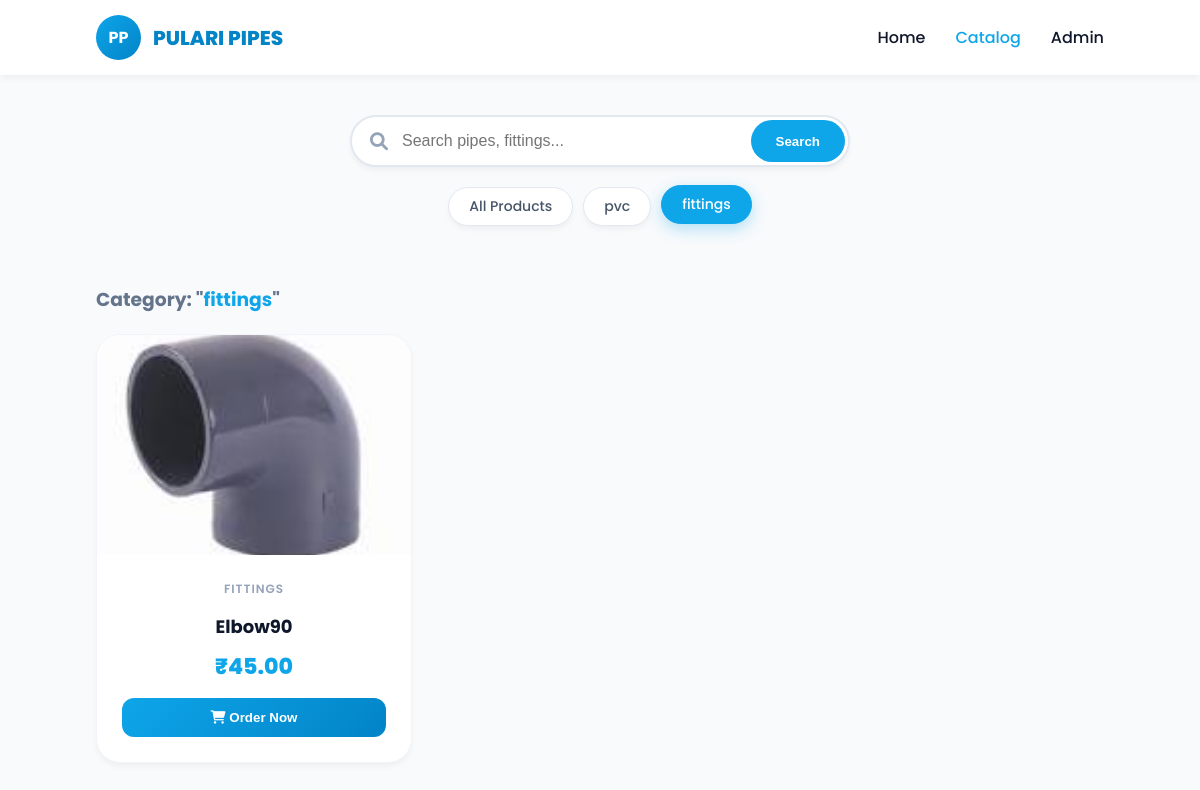
/product_page/?category=fittings, run on the app's committed database.
### products/models.py (models this page shows, shortened)
class Product(models.Model):
    name = models.CharField(max_length=255) # Pipe Name
    category = models.CharField(max_length=100) # PVC, CPVC, etc.
    price = models.DecimalField(max_digits=10, decimal_places=2)
    stock = models.IntegerField()
    description = models.TextField()
    image = models.ImageField(upload_to='pipes_images/') # Image store panna

### products/views.py (the view)
# urls.py: path('product_page/', views.product_page, name='product_page'),
def product_page(request):
    items = Product.objects.all()
    categories = Product.objects.values_list('category', flat=True).distinct()
    query = request.GET.get('q')
    if query:
        items = items.filter(name__icontains=query)
    category_filter = request.GET.get('category')
    if category_filter and category_filter != 'All':
        items = items.filter(category=category_filter)
    context = {
        'items': items,
        'categories': categories,
        'active_category': category_filter,
        'search_query': query
    }
    return render(request, 'product_page.html', context)

### templates/product_page.html (shortened to what this page needs)
{% load static %}
<!DOCTYPE html>
<html lang="en">
<head>
  <link rel="stylesheet" href="https://cdnjs.cloudflare.com/ajax/libs/font-awesome/6.0.0/css/all.min.css">
</head>
<body>
  <nav>
    <div class="logo-area">
      <div class="logo-circle">PP</div>
      <h2>PULARI PIPES</h2>
    </div>
    <ul>
      <li><a href="{% url 'home' %}">Home</a></li>
      <li><a href="#" style="color:var(--primary)">Catalog</a></li>
      <li><a href="/admin/">Admin</a></li>
    </ul>
  </nav>
  <div class="filter-container">
    <form class="search-box" method="GET" action="">
        <i class="fa-solid fa-search"></i>
        <input type="text" name="q" placeholder="Search pipes, fittings..." value="{{ search_query|default:'' }}">
        <button type="submit">Search</button>
    </form>
    <div class="category-filters">
        <a href="{% url 'product_page' %}" class="cat-btn {% if not active_category %}active{% endif %}">
            All Products
        </a>
        {% for cat in categories %}
            <a href="?category={{ cat }}" class="cat-btn {% if active_category == cat %}active{% endif %}">
                {{ cat }}
            </a>
        {% endfor %}
    </div>
  </div>
  <main class="catalog-section">
    <h3 style="margin-bottom: 20px; color: #64748b;">
        {% if search_query %}
            Search results for: "<span style="color:var(--primary)">{{ search_query }}</span>"
        {% elif active_category %}
            Category: "<span style="color:var(--primary)">{{ active_category }}</span>"
        {% else %}
            All Available Items
        {% endif %}
    </h3>
    <div class="product-grid">
      {% for item in items %}
      <div class="p-card">
        <div class="img-box">
            {% if item.image %}
                <img src="{{ item.image.url }}" alt="{{ item.name }}">
            {% else %}
                <div style="color:#ccc; font-size:40px;"><i class="fa-solid fa-image"></i></div>
            {% endif %}
        </div>
        <div class="card-info">
          <span style="font-size:12px; color:#94a3b8; text-transform:uppercase; letter-spacing:1px; font-weight:600; margin-bottom:5px;">{{ item.category }}</span>
          <h3>{{ item.name }}</h3>
          <span class="price-tag">₹{{ item.price }}</span>
          {% if item.stock > 0 %}
              <button class="buy-btn" onclick="openOrderModal('{{ item.name }}')">
                <i class="fa-solid fa-cart-shopping"></i> Order Now
              </button>
          {% else %}
              <button class="buy-btn disabled" disabled>Out of Stock</button>
          {% endif %}
        </div>
      </div>
      {% endfor %}
    </div>
  </main>
</body>
</html>

### templates/product_page.html (style rules this page uses)
:root { --bg-body: #f8fafc; --card-bg: #ffffff; --primary: #0ea5e9; --primary-dark: #0284c7; --accent: #f59e0b; --text-head: #0f172a; --text-body: #475569; --shadow-sm: 0 4px 6px -1px rgba(0, 0, 0, 0.05); --shadow-lg: 0 20px 25px -5px rgba(0, 0, 0, 0.1); --transition: all 0.4s cubic-bezier(0.4, 0, 0.2, 1); }
* { box-sizing: border-box; outline: none; }
body { margin: 0; font-family: 'Poppins', sans-serif; background-color: var(--bg-body); color: var(--text-body); scroll-behavior: smooth; overflow-x: hidden; }
nav { display: flex; justify-content: space-between; align-items: center; padding: 15px 8%; background: rgba(255, 255, 255, 0.95); position: sticky; top: 0; z-index: 100; box-shadow: var(--shadow-sm); }
.logo-area { display: flex; align-items: center; gap: 12px; }
.logo-circle { width: 45px; height: 45px; border-radius: 50%; background: linear-gradient(135deg, var(--primary), var(--primary-dark)); color: white; font-weight:700; display:flex; align-items:center; justify-content:center; }
.logo-area h2 { font-size: 20px; margin: 0; color: var(--primary-dark); font-weight: 800; }
nav ul { list-style: none; display: flex; gap: 30px; margin: 0; padding: 0; }
nav ul li a { text-decoration: none; color: var(--text-head); font-weight: 500; }
.filter-container { max-width: 1200px; margin: 40px auto 20px; padding: 0 20px; display: flex; flex-direction: column; gap: 20px; align-items: center; }
.search-box { position: relative; width: 100%; max-width: 500px; }
.search-box input { width: 100%; padding: 15px 20px 15px 50px; border-radius: 50px; border: 2px solid #e2e8f0; font-size: 16px; transition: 0.3s; box-shadow: var(--shadow-sm); }
.search-box i { position: absolute; left: 20px; top: 50%; transform: translateY(-50%); color: #94a3b8; font-size: 18px; }
.search-box button { position: absolute; right: 5px; top: 5px; bottom: 5px; border-radius: 40px; border: none; background: var(--primary); color: white; padding: 0 25px; cursor: pointer; font-weight: 600; transition: 0.3s; }
.category-filters { display: flex; gap: 10px; flex-wrap: wrap; justify-content: center; }
.cat-btn { padding: 8px 20px; border-radius: 30px; text-decoration: none; background: white; border: 1px solid #e2e8f0; color: var(--text-body); font-size: 14px; font-weight: 500; transition: 0.3s; box-shadow: var(--shadow-sm); }
.cat-btn:hover, .cat-btn.active { background: var(--primary); color: white; border-color: var(--primary); transform: translateY(-2px); box-shadow: 0 5px 15px rgba(14, 165, 233, 0.3); }
.catalog-section { padding: 20px 8% 80px; }
.product-grid { display: grid; grid-template-columns: repeat(auto-fill, minmax(280px, 1fr)); gap: 30px; }
.p-card { background: var(--card-bg); border-radius: 24px; border: 1px solid #f1f5f9; overflow: hidden; transition: var(--transition); box-shadow: var(--shadow-sm); display: flex; flex-direction: column; }
.img-box { width: 100%; height: 220px; background: #f1f5f9; display: flex; align-items: center; justify-content: center; overflow: hidden; }
.img-box img { width: 100%; height: 100%; object-fit: cover; transition: 0.6s; }
.card-info { padding: 25px; text-align: center; flex-grow: 1; display: flex; flex-direction: column; }
.card-info h3 { margin: 10px 0; font-size: 18px; color: var(--text-head); }
.price-tag { font-size: 22px; font-weight: 800; color: var(--primary); display: block; margin-bottom: 15px; }
.buy-btn { width: 100%; background: linear-gradient(135deg, var(--primary), var(--primary-dark)); color: white; border: none; padding: 12px; border-radius: 12px; cursor: pointer; font-weight: 600; }

### data on the page
Product: image (picture), category "FITTINGS", name "Elbow90", price "45.00"

### other printed values
{{ cat }} "pvc" "fittings"
{{ active_category }} "fittings"
